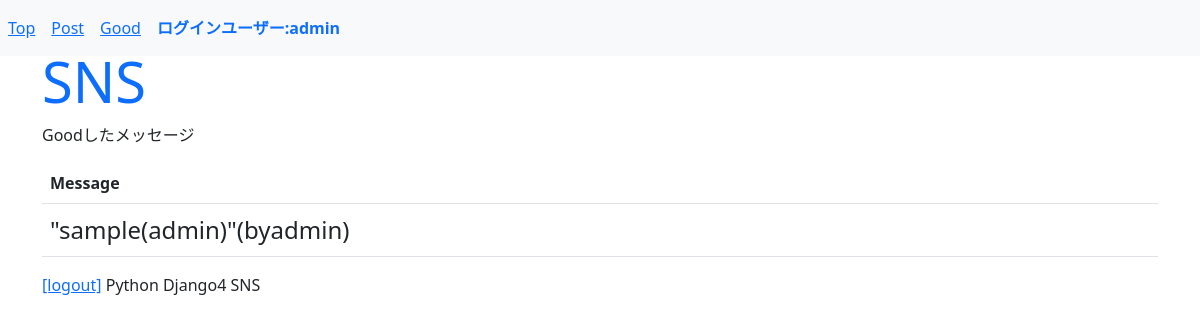
The page /sns/goods (signed in) on the database as committed earlier.
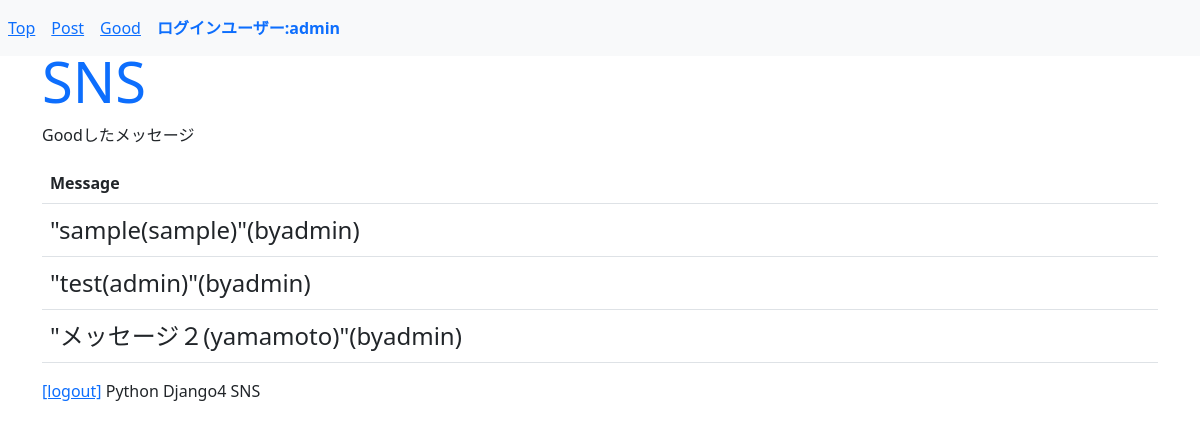
The same page on the database as committed later.
### sns/models.py (models this page shows)
class Good(models.Model):
    owner = models.ForeignKey(User,on_delete=models.CASCADE,related_name="good_owner")
    message = models.ForeignKey(Message, on_delete=models.CASCADE)
    pub_date = models.DateTimeField(auto_now_add=True)
    def __str__(self):
        return '"' + str(self.message) + '"(by' + str(self.owner) + ')'
    class Meta:
        ordering = ('-pub_date',)

class Message(models.Model):
    owner = models.ForeignKey(User,on_delete=models.CASCADE,related_name="message_owner")
    content = models.TextField(max_length=1000)
    good_count = models.IntegerField(default=0)
    pub_date = models.DateTimeField(auto_now_add=True)
    def __str__(self):
        return str(self.content) + "(" + str(self.owner) + ")"
    class Meta:
        ordering = ("-pub_date",)

### sns/views.py (the view)
# urls.py: path('goods',views.goods, name='goods'),
@login_required(login_url='/admin/login/')
def goods(request):
    goods = Good.objects.filter(owner=request.user).all()
    params = {
        'login_user':request.user,
        'contents':goods,
    }
    return render(request,'sns/good.html',params)

### sns/templates/sns/good.html (shortened to what this page needs)
{% extends 'sns/layout.html' %}
{% block header %}
<h1 class="display-4 text-primary">SNS</h1>
<p>Goodしたメッセージ</p>
{% endblock %}
{% block content %}
<table class="table mt-3">
    <tr>
        <th>Message</th>
    </tr>
    {% for item in contents %}
    <tr>
        <td>
            <p class="fs-4 my-0">{{ item }}</p>
        </td>
    </tr>
    {% endfor %}
</table>
{% endblock %}

Rows that differ between the two databases and show on the page:
added Good: message+owner "\"sample(sample)\"(byadmin)"
added Good: message+owner "\"test(admin)\"(byadmin)"
changed Good: message+owner "\"sample(admin)\"(byadmin)" → "\"メッセージ２(yamamoto)\"(byadmin)"
